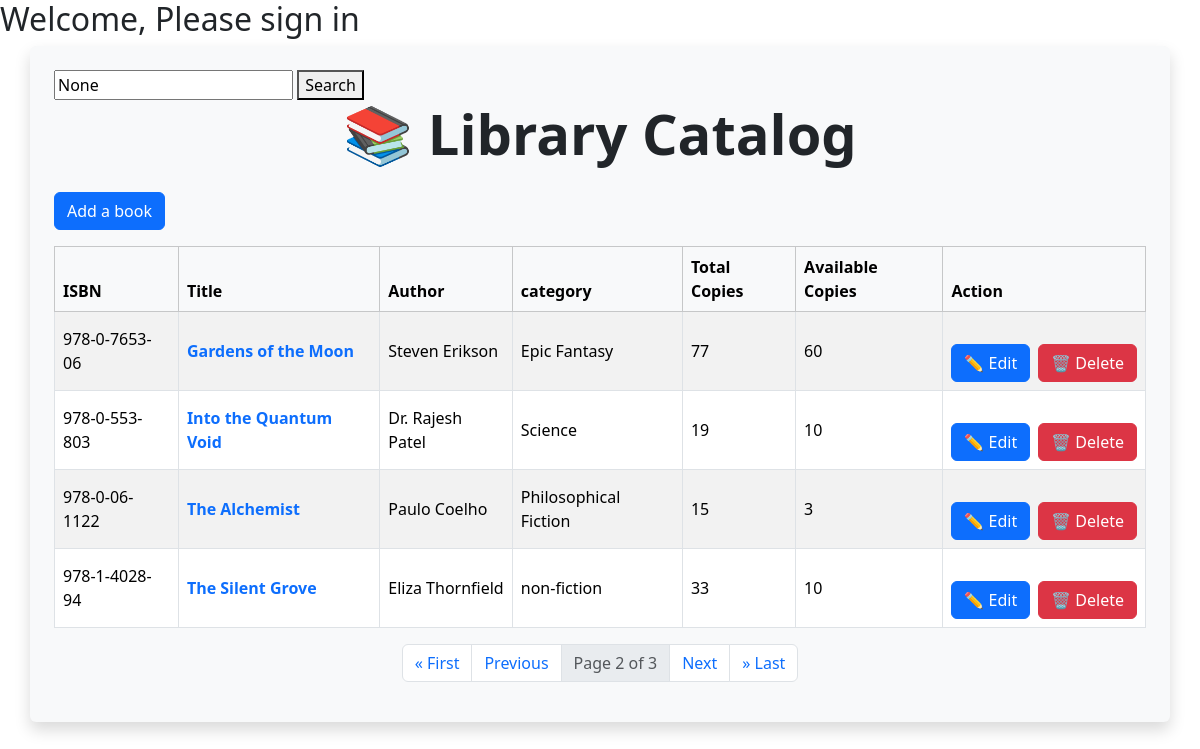
/library/book_list/?page=2 (signed in), run on the app's committed database.
### library_app/models.py (models this page shows, shortened)
class Book(models.Model):
    title = models.CharField(max_length=255)
    author = models.CharField(max_length=255)
    isbn = models.CharField(max_length=13, unique=True)
    category = models.CharField(max_length=100)
    description = models.TextField(blank=True)  # NEW field
    total_copies = models.PositiveIntegerField()
    available_copies = models.PositiveIntegerField()
    added_by = models.ForeignKey(User, on_delete=models.SET_NULL, null=True, blank=True)  # NEW field
    publisher = models.ForeignKey('Publisher', on_delete=models.SET_NULL, null=True, blank=True)  # NEW field
    created_at = models.DateTimeField(auto_now_add=True)
    updated_at = models.DateTimeField(auto_now=True)

### library_app/views.py (the view)
# urls.py: path('book_list/', book_list, name='book_list'),
@login_required
def book_list(request):
    query = request.GET.get('q')
    books = Book.objects.all().order_by('title')
    if query:
        books = books.filter(title__icontains=query)
    paginator = Paginator(books, 4)  # Show 4 books per page
    page = request.GET.get('page')
    try:
        paginated_books = paginator.page(page)
    except PageNotAnInteger:
        paginated_books = paginator.page(1)
    except EmptyPage:
        paginated_books = paginator.page(paginator.num_pages)
    title = "Book List"
    return render(request, 'library_app/book_list.html', {'books': paginated_books, 'title': title, 'current_year': datetime.now().year, 'query': query})

### library_app/templates/library_app/book_list.html (shortened to what this page needs)
{% extends 'base.html' %} {% block content %}
<div class="container p-4 bg-light shadow rounded">
  <form method="get">
    <input
      type="text"
      name="q"
      placeholder="Search books..."
      value="{{ query }}"
    />
    <button type="submit">Search</button>
  </form>
  <h1 class="display-4 fw-bold text-center text-gradient mb-4">
    📚 Library Catalog
  </h1>
  <a href="{% url 'book_create' %}" class="btn btn-primary mb-3">Add a book</a>
  <div class="table-responsive">
    <table class="table table-bordered table-striped align-middle">
      <thead class="table-light">
        <tr>
          <th>ISBN</th>
          <th>Title</th>
          <th>Author</th>
          <th>category</th>
          <th>Total Copies</th>
          <th>Available Copies</th>
          <th>Action</th>
        </tr>
      </thead>
      <tbody>
        {% for book in books %}
        <tr>
          <td>{{ book.isbn }}</td>
          <td>
            <a
              href="{% url 'book_detail' book.id %}"
              class="text-decoration-none fw-semibold"
            >
              {{ book.title }}
            </a>
          </td>
          <td>{{ book.author }}</td>
          <td>{{ book.category }}</td>
          <td>{{ book.total_copies }}</td>
          <td>{{ book.available_copies }}</td>
          <td>
            <div class="mt-4 d-flex gap-2">
              <a href="{% url 'book_update' book.id %}" class="btn btn-primary"
                >✏️ Edit</a
              >
              <a href="{% url 'book_delete' book.id %}" class="btn btn-danger"
                >🗑️ Delete</a
              >
            </div>
          </td>
        </tr>
        {% endfor %}
      </tbody>
    </table>
    <nav aria-label="Page navigation">
      <ul class="pagination justify-content-center">
        {% if books.has_previous %}
        <li class="page-item">
          <a class="page-link" href="?page=1">&laquo; First</a>
        </li>
        <li class="page-item">
          <a class="page-link" href="?page={{ books.previous_page_number }}"
            >Previous</a
          >
        </li>
        {% endif %}
        <li class="page-item disabled">
          <span class="page-link">
            Page {{ books.number }} of {{ books.paginator.num_pages }}
          </span>
        </li>
        {% if books.has_next %}
        <li class="page-item">
          <a class="page-link" href="?page={{ books.next_page_number }}"
            >Next</a
          >
        </li>
        <li class="page-item">
          <a class="page-link" href="?page={{ books.paginator.num_pages }}"
            >&raquo; Last</a
          >
        </li>
        {% endif %}
      </ul>
    </nav>
  </div>
</div>
{% endblock content %}

### data on the page
Book: isbn "978-0-7653-06", title "Gardens of the Moon", author "Steven Erikson", category "Epic Fantasy", total_copies "77", available_copies "60"
Book: isbn "978-0-553-803", title "Into the Quantum Void", author "Dr. Rajesh Patel", category "Science", total_copies "19", available_copies "10"
Book: isbn "978-0-06-1122", title "The Alchemist", author "Paulo Coelho", category "Philosophical Fiction", total_copies "15", available_copies "3"
Book: isbn "978-1-4028-94", title "The Silent Grove", author "Eliza Thornfield", category "non-fiction", total_copies "33", available_copies "10"

### other printed values
{{ books.number }} "2"
{{ books.paginator.num_pages }} "3"
